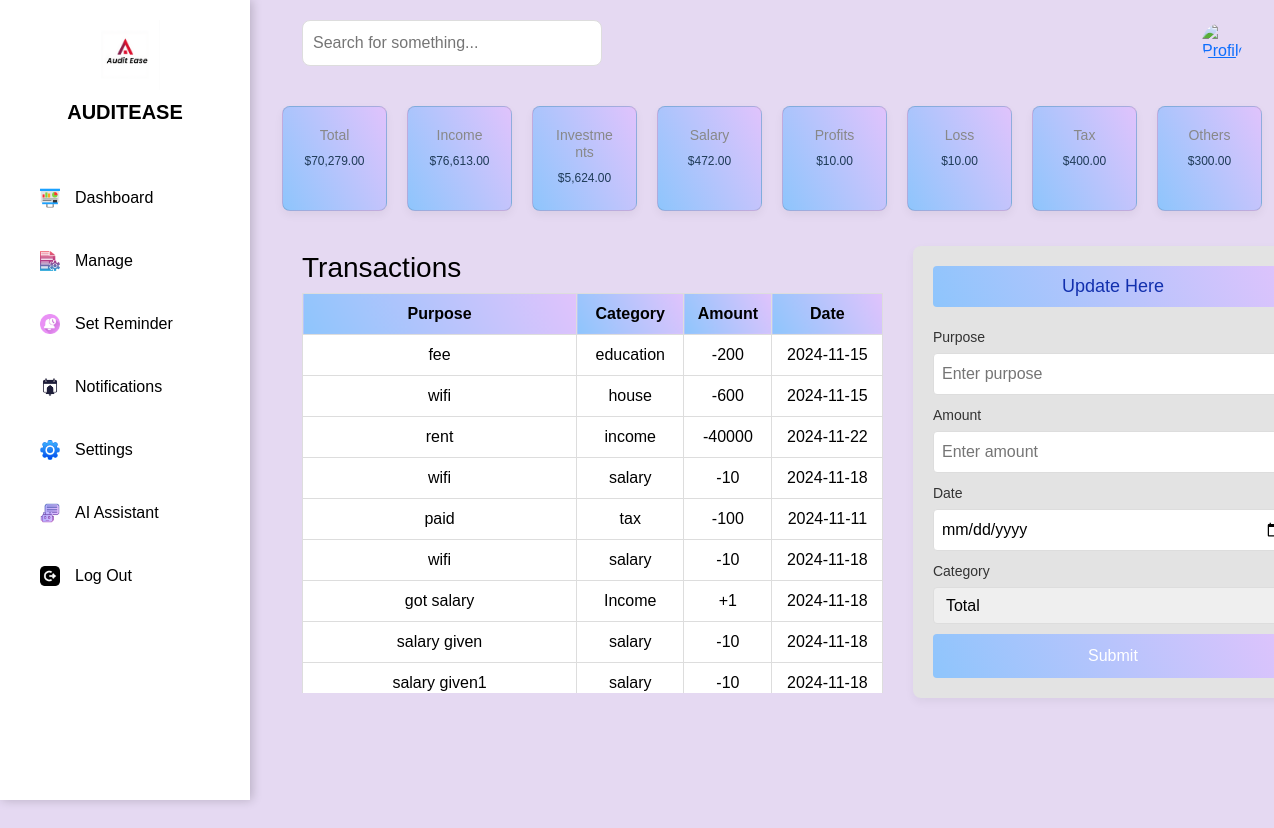
Page /dash_trial_b.php (signed in) on the committed database.
### tables this page shows
CREATE TABLE `expenditure` (
  `id` int(255) NOT NULL,
  `amount` varchar(255) NOT NULL,
  `category` varchar(255) NOT NULL,
  `date` date NOT NULL,
  `purpose` varchar(255) NOT NULL,
  `user_id` varchar(255) NOT NULL
);

### dash_trial_b.php (the view, shortened to what this page needs)
<?php
include('backend/config.php');
$user_id = $_SESSION["id"];
function calculateTotals($user_id, $conn)
{
    $totals = [
        'income' => 0,
        'salary' => 0,
        'profits' => 0,
        'loss' => 0,
        'tax' => 0,
        'investment' => 0,
        'others' => 0
    ];
    $query = "SELECT category, SUM(amount) AS total_amount FROM expenditure WHERE user_id = '$user_id' GROUP BY category";
    $result = $conn->query($query);
    if ($result->num_rows > 0) {
        while ($row = $result->fetch_assoc()) {
            $category = strtolower($row['category']);
            $amount = $row['total_amount'];
            if (array_key_exists($category, $totals)) {
                $totals[$category] = $amount;
            }
        }
    }
    $total = $totals['income']
        - $totals['loss']
        - $totals['tax']
        - $totals['investment']
        - $totals['others'];
    return ['totals' => $totals, 'total' => $total];
}
$totalsData = calculateTotals($user_id, $conn);
$totals = $totalsData['totals'];
$total = $totalsData['total'];
?>
<!DOCTYPE html>
<html lang="en">
<head>
</head>
<body>
    <?php include('sidebar.php') ?>
    <link href="https://cdn.jsdelivr.net/npm/bootstrap@5.0.2/dist/css/bootstrap.min.css" rel="stylesheet"
>
    </head>
</html>
<section>
    <div>
        <div class="container">
            <div class="row">
                <div>
                    <div class="main-content">
                        <div class="col-lg-12">
                            <div class="top-bar">
                                <form class="example">
                                    <input type="text" id="searchInput" name="search"
                                        placeholder="Search for something...">
                                </form>
                                <a href="profile_page_b.php">
                                    <div class="profile-icon">
                                        <img src="icon8.png" alt="Profile Icon">
                                    </div>
                                </a>
                            </div>
                        </div>
                    </div>
                    <div class="a1">
                        <div class="cards">
                            <div class="card">
                                <h3>Total</h3>
                                <h2>$<?php echo number_format($total, 2); ?></h2>
                            </div>
                            <div class="card">
                                <h3>Income</h3>
                                <h2>$<?php echo number_format($totals['income'], 2); ?></h2>
                            </div>
                            <div class="card">
                                <h3>Investments</h3>
                                <h2>$<?php echo number_format($totals['investment'], 2); ?></h2>
                            </div>
                            <div class="card">
                                <h3>Salary</h3>
                                <h2>$<?php echo number_format($totals['salary'], 2); ?></h2>
                            </div>
                            <div class="card">
                                <h3>Profits</h3>
                                <h2>$<?php echo number_format($totals['profits'], 2); ?></h2>
                            </div>
                            <div class="card">
                                <h3>Loss</h3>
                                <h2>$<?php echo number_format($totals['loss'], 2); ?></h2>
                            </div>
                            <div class="card">
                                <h3>Tax</h3>
                                <h2>$<?php echo number_format($totals['tax'], 2); ?></h2>
                            </div>
                            <div class="card">
                                <h3>Others</h3>
                                <h2>$<?php echo number_format($totals['others'], 2); ?></h2>
                            </div>
                        </div>
                    </div>
                </div>
                <div class="row">
                    <div class="col-lg-6" style="width:150%">
                        <section class="transactions">
                            <h3>Transactions</h3>
                            <div class="scroll">
                                <table id="tableBody">
                                    <thead>
                                        <tr>
                                            <th>Purpose</th>
                                            <th>Category</th>
                                            <th>Amount</th>
                                            <th>Date</th>
                                        </tr>
                                    </thead>
                                    <tbody>
                                        <?php
                                        $user_id = $_SESSION["id"];
                                        $query2 = "SELECT * FROM expenditure where user_id ='$user_id'";
                                        $result2 = $conn->query($query2);
                                        if ($result2->num_rows > 0) {
                                            while ($row = $result2->fetch_assoc()) {
                                                $amount = $row['amount'];
                                                $category = $row['category'];
                                                $date = $row['date'];
                                                $purpose = $row['purpose'];
                                                echo "
                                                <tr>
                                                    <td>$purpose</td>
                                                    <td>$category</td>
                                                ";
                                                if ($category == 'Income' || $category == 'profits') {
                                                    echo "
                                                    <div>
                                                        <td><span>+</span>$amount</td>
                                                    </div>";
                                                } else {
                                                    echo "
                                                    <div>
                                                        <td><span>-</span>$amount</td>
                                                    </div>";
                                                }
                                                echo "
                                                    <td>$date</td>
                                                    </tr>
                                                    ";
                                            }
                                        } else {
                                            echo '<tr><td colspan="4">No data in the table.</td></tr>';
                                        }
                                        ?>
                                    </tbody>
                                </table>
                            </div>
                        </section>
                    </div>
                    <div>
                        <div class="add-expenditures col-lg-6">
                            <h3>Update Here</h3>
                            <form action="backend/expenditurebk.php" method="POST">
                                <label>Purpose</label>
                                <input type="text" name="purpose" placeholder="Enter purpose">
                                <label>Amount</label>
                                <input type="text" name="amount" placeholder="Enter amount">
                                <label>Date</label>
                                <input type="date" name="date">
                                <label>Category</label>
                                <select name="category">
                                    <option value="Total">Total</option>
                                </select>
                                <button class="submit-btn">Submit</button>
                            </form>
                        </div>
                    </div>
                </div>
            </div>
        </div>
    </div>
</section>
</body>
</html>
</body>
</html>

### dash_trial_b.php (style rules this page uses)
* { box-sizing: border-box; margin: 0; padding: 0; font-family: Arial, sans-serif; }
.profile-icon img { width: 40px; height: 40px; border-radius: 100%; display: block; }
body { display: flex; min-height: 100vh; color: #87ceeb; margin-left: 270px; background-color: #E5D9F2; }
.main-content { flex: 1; padding: 20px; display: flex; flex-direction: column; }
.top-bar { display: flex; justify-content: space-between; align-items: center; margin-bottom: 20px; }
.top-bar input[type="text"] { width: 300px; padding: 10px; border: 1px solid #ddd; border-radius: 8px; outline: none; }
.cards { display: flex; gap: 20px; margin-bottom: 20px; flex-wrap: wrap; }
.card { flex: 1; background-color: #F8F1F1; padding: 20px; border-radius: 8px; box-shadow: 0 4px 10px rgba(0, 0, 0, 0.05); text-align: center; background-color: #8EC5FC; background-image: linear-gradient(62deg, #8EC5FC 0%, #E0C3FC 100%); }
.card h3 { font-size: 14px; color: #888; margin-bottom: 10px; }
.card h2 { font-size: 12px; color: #1f3b58; margin-bottom: 5px; }
.add-expenditures { background-color: #e3e3e3; padding: 20px; border-radius: 8px; box-shadow: 0 4px 10px rgba(0, 0, 0, 0.05); max-width: 400px; margin-top: 20px; position: sticky; left: 16%; }
.add-expenditures h3 { background-color: background-color: #8EC5FC; background-image: linear-gradient(62deg, #8EC5FC 0%, #E0C3FC 100%); color: #1230AE; padding: 10px; text-align: center; border-radius: 4px; font-size: 18px; margin-bottom: 20px; }
.add-expenditures label { font-size: 14px; color: #333; display: block; margin-bottom: 5px; }
.add-expenditures input[type="text"], .add-expenditures input[type="date"] { width: 100%; padding: 8px; margin-bottom: 10px; border: 1px solid #ddd; border-radius: 4px; }
.add-expenditures select { width: 100%; padding: 8px; margin-bottom: 10px; border: 1px solid #ddd; border-radius: 4px; }
.add-expenditures .submit-btn { display: block; width: 100%; padding: 10px; background-color: background-color: #8EC5FC; background-image: linear-gradient(62deg, #8EC5FC 0%, #E0C3FC 100%); color: white; border: none; border-radius: 4px; cursor: pointer; font-size: 16px; }
table { border-collapse: collapse; width: 100%; text-align: center; border: 1px solid #ddd; }
table th, table td { padding: 10px; border: 1px solid #ddd; }
table th { background-color: #FFE6A9; font-weight: bold; }
table td { background-color: #fff; }
.top-bar { display: flex; }
.transactions { width: 65%; padding: 20px; color: black; }
.add-expenditures { position: relative; left: 66%; top: -103%; }
.scroll { max-height: 400px; overflow-y: auto; display: block; width: 100%; }
.scroll table { width: 100%; border-collapse: collapse; }
.scroll th, .scroll td { text-align: center; padding: 8px; border-bottom: 1px solid #ddd; }
.scroll th { position: sticky; top: 0; background: background-color: #8EC5FC; background-image: linear-gradient(62deg, #8EC5FC 0%, #E0C3FC 100%); z-index: 1; }

### sidebar.php (style rules this page uses)
body { font-family: 'Segoe UI', Tahoma, Geneva, Verdana, sans-serif; margin: 0; padding: 0; display: flex; }

### rows in the picture
expenditure: purpose "fee", category "education", amount "200", date "2024-11-15"
expenditure: purpose "wifi", category "house", amount "600", date "2024-11-15"
expenditure: purpose "rent", category "income", amount "40000", date "2024-11-22"
expenditure: purpose "wifi", category "salary", amount "10", date "2024-11-18"
expenditure: purpose "paid", category "tax", amount "100", date "2024-11-11"
expenditure: purpose "wifi", category "salary", amount "10", date "2024-11-18"
expenditure: purpose "got salary", category "Income", amount "1", date "2024-11-18"
expenditure: purpose "salary given", category "salary", amount "10", date "2024-11-18"
expenditure: purpose "salary given1", category "salary", amount "10", date "2024-11-18"

### other values in the picture
$total "70,279.00"
$totals['income'] "76,613.00"
$totals['investment'] "5,624.00"
$totals['salary'] "472.00"
$totals['profits'] "10.00"
$totals['loss'] "10.00"
$totals['tax'] "400.00"
$totals['others'] "300.00"
